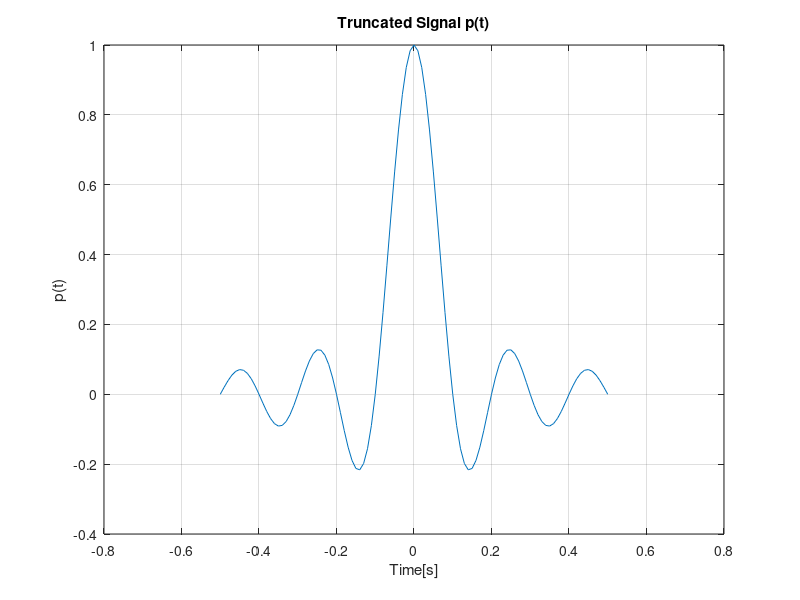
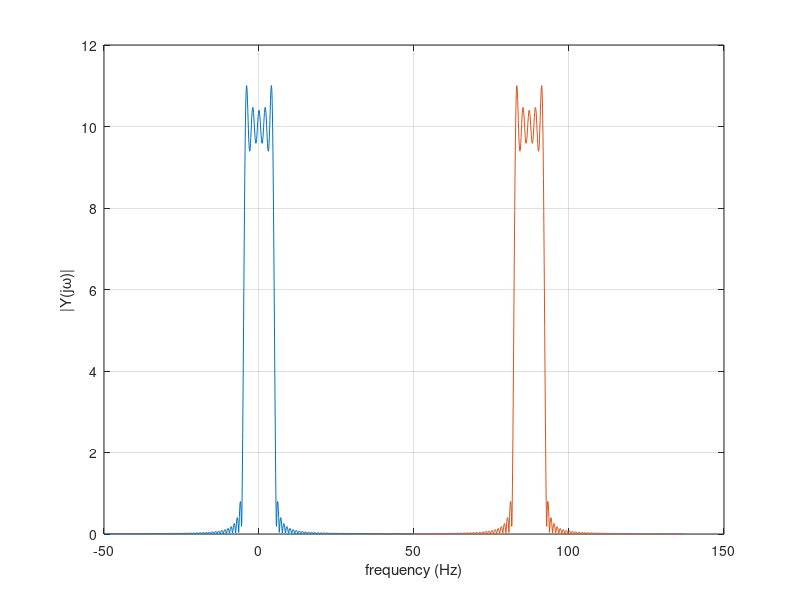
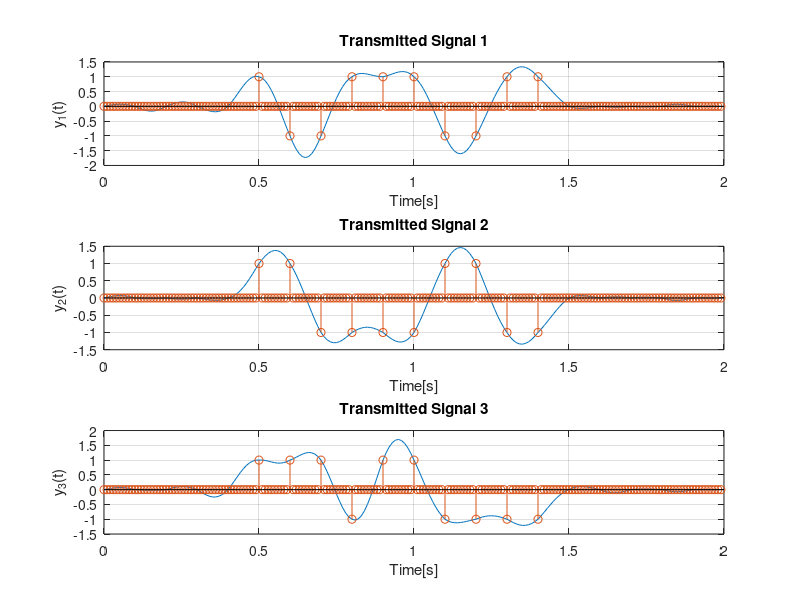

The MATLAB script that drew these images, in order: (Note: this script raises an error after producing the figures.)
% Case Study 2
% Leandre Pestcoe and Julianne Wegmann
% ESE 351: Signals and Systems
% Created on: 4/20/21, Last Edited on: 4/26/21

%% Define Pulse Shape p(t)
Ts = 0.1; %symbol period (rate 1/Ts)
dt = 0.01; %sample period
w = 5*Ts; %width
t = -w:dt:w; %time vector
fs = 1/dt; %sample frequency

%sinc
sinc_p_t = sinc(t/Ts); %define sinc

%triangular pulse
triang_p_t = tripuls(t,w*2);

%decide which signal to use for simulation
p_t = sinc_p_t;

figure, plot(t,p_t), grid on;
xlabel('Time[s]'), ylabel('p(t)'), title('Truncated Signal p(t)')

%% Nyquist Criteria

Nfft = 1024; %length of fft
f1 = (-fs/2:fs/Nfft:(fs/2));
f2 = (fs-2*pi/Ts:fs/Nfft:fs+(2*pi/Ts));
fft_signal = abs(fft(p_t,Nfft));
fft_signal1 = [fft_signal((length(fft_signal)/2)+1:end), fft_signal(1:(length(fft_signal)/2))];

figure
plot(f1(1:length(fft_signal1)),fft_signal1), grid on;
hold on
plot(f2(1:length(fft_signal1)),fft_signal1), grid on;
xlabel('frequency (Hz)'), ylabel('|Y(j\omega)|');

%% Random Bit Message/Noise-free PAM Signal y(t)

%define bit messages
N = 10; %number of bits
bits1 = 2*((rand(1,N)>0.5)-0.5);
bits2 = 2*((rand(1,N)>0.5)-0.5);
bits3 = 2*((rand(1,N)>0.5)-0.5);

%spacing out bits
xn1 = zeros(1,N*(Ts/dt));
xn2 = zeros(1,N*(Ts/dt));
xn3 = zeros(1,N*(Ts/dt));

for i=1:length(bits1)
    xn1((i-1)*(Ts/dt)+1)=bits1(i);
end
for i=1:length(bits2)
    xn2((i-1)*(Ts/dt)+1)=bits2(i);
end
for i=1:length(bits3)
    xn3((i-1)*(Ts/dt)+1)=bits3(i);
end

%compute individual CT transmitted signals
y_t1 = conv(xn1,p_t);
y_t2 = conv(xn2,p_t);
y_t3 = conv(xn3,p_t);

t = (0:length(y_t1)-1)*dt; %define new time vector

%shift xn so lines up with y(t) on graph
x_new1 = zeros(1,length(y_t1));
x_new1((length(p_t)+1)/2:(length(xn1)+(length(p_t)+1)/2)-1) = xn1;
x_new2 = zeros(1,length(y_t2));
x_new2((length(p_t)+1)/2:(length(xn2)+(length(p_t)+1)/2)-1) = xn2;
x_new3 = zeros(1,length(y_t3));
x_new3((length(p_t)+1)/2:(length(xn3)+(length(p_t)+1)/2)-1) = xn3;

figure();
subplot(3,1,1), plot(t,y_t1), grid on;
hold on
stem(t,x_new1);
title('Transmitted Signal 1'),xlabel('Time[s]'),ylabel('y_1(t)');
subplot(3,1,2), plot(t,y_t2), grid on;
hold on
stem(t,x_new2);
title('Transmitted Signal 2'),xlabel('Time[s]'),ylabel('y_2(t)');
subplot(3,1,3), plot(t,y_t3), grid on;
hold on
stem(t,x_new3);
title('Transmitted Signal 3'),xlabel('Time[s]'),ylabel('y_3(t)');


%% Text Message and Noise-free PAM Signal y(t)

message1 = 'Case study 2 rocks!';
bits1 = str2num(reshape(dec2bin(message1)',1,[])');
for i = 1:length(bits1)
    if bits1(i)==0
        bits1(i)=-1;
    end
end

message2 = 'Signals and systems';
bits2 = str2num(reshape(dec2bin(message2)',1,[])');
for i = 1:length(bits2)
    if bits2(i)==0
        bits2(i)=-1;
    end
end

message3 = 'Systems engineering';
bits3 = str2num(reshape(dec2bin(message3)',1,[])');
for i = 1:length(bits3)
    if bits3(i)==0
        bits3(i)=-1;
    end
end

xn1 = zeros(1,length(bits1)*(Ts/dt));
xn2 = zeros(1,length(bits2)*(Ts/dt));
xn3 = zeros(1,length(bits3)*(Ts/dt));

for i=1:length(bits1)
    xn1((i-1)*(Ts/dt)+1)=bits1(i);
end
for i=1:length(bits2)
    xn2((i-1)*(Ts/dt)+1)=bits2(i);
end
for i=1:length(bits3)
    xn3((i-1)*(Ts/dt)+1)=bits3(i);
end

y_t1 = conv(xn1, p_t);
y_t2 = conv(xn2, p_t);
y_t3 = conv(xn3, p_t);

%make sure all of the signals are same length
if length(y_t1)>length(y_t2)
    y_t2 = [y_t2,zeros(1,length(y_t1)-length(y_t2))];
    if length(y_t2)>length(y_t3)
        y_t3 = [y_t3,zeros(1,length(y_t2)-length(y_t3))];
    else
        y_t2 = [y_t2,zeros(1,length(y_t3)-length(y_t2))];
    end
else
    y_t1 = [y_t1,zeros(1,length(y_t2)-length(y_t1))];
    if length(y_t1)>length(y_t3)
        y_t3 = [y_t3,zeros(1,length(y_t1)-length(y_t3))];
    else
        y_t1 = [y_t1,zeros(1,length(y_t3)-length(y_t1))];
    end
end

N = length(y_t1)/(Ts/dt)-(Ts/dt);
t = (0:length(y_t1)-1)*dt; %define new time vector

%shift x so lines up with y(t) on graph
x_new1 = zeros(1,length(y_t1));
x_new1((length(p_t)+1)/2:(length(xn1)+(length(p_t)+1)/2)-1) = xn1;
x_new2 = zeros(1,length(y_t2));
x_new2((length(p_t)+1)/2:(length(xn2)+(length(p_t)+1)/2)-1) = xn2;
x_new3 = zeros(1,length(y_t3));
x_new3((length(p_t)+1)/2:(length(xn3)+(length(p_t)+1)/2)-1) = xn3;

figure();
subplot(3,1,1), plot(t,y_t1), grid on;
hold on
stem(t,x_new1);
title('Transmitted Signal 1'),xlabel('Time[s]'),ylabel('y_1(t)');
subplot(3,1,2), plot(t,y_t2), grid on;
hold on
stem(t,x_new2);
title('Transmitted Signal 2'),xlabel('Time[s]'),ylabel('y_2(t)');
subplot(3,1,3), plot(t,y_t3), grid on;
hold on
stem(t,x_new3);
title('Transmitted Signal 3'),xlabel('Time[s]'),ylabel('y_3(t)');

%% Signal Modulation (Up-Conversion)
wc20 = 2*pi*20; %20 Hz modulation
mod_signal20 = y_t1.*cos(wc20*t);

wc30 = 2*pi*30; %30 Hz modulation
mod_signal30 = y_t2.*cos(wc30*t);

wc40 = 2*pi*40; %40 Hz modulation
mod_signal40 = y_t3.*cos(wc40*t);

mod_signal = mod_signal20+mod_signal30+mod_signal40;

%plot the combined modulated signal
figure
subplot(2,1,1), plot(mod_signal), grid on;
xlabel('Time[s]'), ylabel('y(t)cos(wc*t)'), title('Modulated Signal with Three Messages')

f = (0:length(mod_signal)/2)*fs/length(mod_signal);
XV = fft(mod_signal);
P2 = abs(XV/length(mod_signal));
P1 = P2(1:length(mod_signal)/2+1);
P1(2:end-1) = 2*P1(2:end-1);
subplot(2,1,2),plot(f,P1);
xlabel('Frequency[Hz]')
ylabel('|Y(j\omega)|')

%plot three signals separately
figure
sgtitle('Individual Modulated Signals');
subplot(2,3,1),plot(mod_signal20),title('Message 1'),grid on;
f = (0:length(mod_signal20)/2)*fs/length(mod_signal20);
XV = fft(mod_signal20);
P2 = abs(XV/length(mod_signal20));
P1 = P2(1:length(mod_signal20)/2+1);
P1(2:end-1) = 2*P1(2:end-1);
subplot(2,3,4),plot(f,P1),title('Modulated at 20Hz'),xlabel('Frequency[Hz]'),ylabel('|Y(j\omega)|'),grid on;

subplot(2,3,2),plot(mod_signal30),title('Message 2'),grid on;
f = (0:length(mod_signal30)/2)*fs/length(mod_signal30);
XV = fft(mod_signal30);
P2 = abs(XV/length(mod_signal30));
P1 = P2(1:length(mod_signal30)/2+1);
P1(2:end-1) = 2*P1(2:end-1);
subplot(2,3,5),plot(f,P1),title('Modulated at 30Hz'),xlabel('Frequency[Hz]'),ylabel('|Y(j\omega)|'),grid on;

subplot(2,3,3),plot(mod_signal40),title('Message 3'),grid on;
f = (0:length(mod_signal40)/2)*fs/length(mod_signal40);
XV = fft(mod_signal40);
P2 = abs(XV/length(mod_signal40));
P1 = P2(1:length(mod_signal40)/2+1);
P1(2:end-1) = 2*P1(2:end-1);
subplot(2,3,6),plot(f,P1),title('Modulated at 40Hz'),xlabel('Frequency[Hz]'),ylabel('|Y(j\omega)|'),grid on;


%% Noisy Recieved Signal r(t)
sigma = 0.4;
n_t = sigma*randn(1,length(mod_signal));
r_t = mod_signal + n_t;

figure();
plot(r_t);
title('Received Signal r(t)');
xlabel('Time[s]');
ylabel('Amplitude');

%% Signal Demodulation (Down-Conversion)

demod_signal20 = r_t.*cos(wc20*t);
demod_signal30 = r_t.*cos(wc30*t);
demod_signal40 = r_t.*cos(wc40*t);

%plot demod_signal20
figure
sgtitle('Individual Demodulated Signals');
subplot(2,3,1), plot(demod_signal20), grid on;
xlabel('Time[s]'), ylabel('x_r(t)'), title('Message 1')

f = (0:length(demod_signal20)/2)*fs/length(demod_signal20);
XV = fft(demod_signal20);
P2 = abs(XV/length(demod_signal20));
P1 = P2(1:length(demod_signal20)/2+1);
P1(2:end-1) = 2*P1(2:end-1);
subplot(2,3,4),plot(f,P1),title('Demodulated at 20 Hz'),xlabel('Frequency[Hz]'),ylabel('|X_r(j\omega)|'),grid on;

%plot demod_signal30
subplot(2,3,2), plot(demod_signal30), grid on;
xlabel('Time[s]'), ylabel('x_r(t)'), title('Message 2')

f = (0:length(demod_signal30)/2)*fs/length(demod_signal30);
XV = fft(demod_signal30);
P2 = abs(XV/length(demod_signal30));
P1 = P2(1:length(demod_signal30)/2+1);
P1(2:end-1) = 2*P1(2:end-1);
subplot(2,3,5),plot(f,P1),title('Demodulated at 30 Hz'),xlabel('Frequency[Hz]'),ylabel('|X_r(j\omega)|'),grid on;

%plot demod_signal40
subplot(2,3,3), plot(demod_signal40), grid on;
xlabel('Time[s]'), ylabel('x_r(t)'), title('Message 3')

f = (0:length(demod_signal40)/2)*fs/length(demod_signal40);
XV = fft(demod_signal40);
P2 = abs(XV/length(demod_signal40));
P1 = P2(1:length(demod_signal40)/2+1);
P1(2:end-1) = 2*P1(2:end-1);
subplot(2,3,6),plot(f,P1),title('Demodulated at 40 Hz'),xlabel('Frequency[Hz]'),ylabel('|X_r(j\omega)|'),grid on;


%% Lowpass Filter
R = 1000;
C = 2*10^(-6);
T = 0.002;
f = 44100;
delta_t = 1/f;

filter_low = filter(delta_t/T,[(R*C)/delta_t 1-((R*C)/delta_t)], demod_signal20);

figure();
plot(filter_low);

%% Matched Filter Receiver

%generate z(t)
xn_tilda1 = zeros(1,length(bits1));
xn_tilda2 = zeros(1,length(bits2));
xn_tilda3 = zeros(1,length(bits3));
p_neg = p_t(end:-1:1);
z_t1 = conv(demod_signal20,p_neg);
z_t2 = conv(demod_signal30,p_neg);
z_t3 = conv(demod_signal40,p_neg);

%generate estimate xn_tilda
for j=1:length(xn_tilda1)
   if z_t1((j-1)*(Ts/dt)+1+(length(p_t)+1))<=0
       xn_tilda1(j)=-1;
   else
       xn_tilda1(j)=1;
   end
end
for j=1:length(xn_tilda2)
   if z_t2((j-1)*(Ts/dt)+1+(length(p_t)+1))<=0
       xn_tilda2(j)=-1;
   else
       xn_tilda2(j)=1;
   end
end
for j=1:length(xn_tilda3)
   if z_t3((j-1)*(Ts/dt)+1+(length(p_t)+1))<=0
       xn_tilda3(j)=-1;
   else
       xn_tilda3(j)=1;
   end
end

%space out xn_tilda
xn_spaced1 = zeros(1,N*(Ts/dt));
for i=1:length(xn_tilda1)
    xn_spaced1((i-1)*(Ts/dt)+1)=xn_tilda1(i);
end
xn_spaced2 = zeros(1,N*(Ts/dt));
for i=1:length(xn_tilda2)
    xn_spaced2((i-1)*(Ts/dt)+1)=xn_tilda2(i);
end
xn_spaced3 = zeros(1,N*(Ts/dt));
for i=1:length(xn_tilda3)
    xn_spaced3((i-1)*(Ts/dt)+1)=xn_tilda3(i);
end

%shift xn_spaced
xn_spaced_new1 = zeros(1,length(z_t1));
xn_spaced_new1((2*length(p_t)+1)/2:(length(xn_spaced1)+(2*length(p_t)+1)/2)-1) = xn_spaced1;
xn_spaced_new2 = zeros(1,length(z_t2));
xn_spaced_new2((2*length(p_t)+1)/2:(length(xn_spaced2)+(2*length(p_t)+1)/2)-1) = xn_spaced2;
xn_spaced_new3 = zeros(1,length(z_t3));
xn_spaced_new3((2*length(p_t)+1)/2:(length(xn_spaced3)+(2*length(p_t)+1)/2)-1) = xn_spaced3;

%calculate error rate
incorrect_count1 = 0;
for j=1:length(xn_tilda1)
    if bits1(j)~=xn_tilda1(j)
        incorrect_count1 = incorrect_count1+1;
    end
end
error1 = incorrect_count1/length(bits1);
incorrect_count2 = 0;
for j=1:length(xn_tilda2)
    if bits2(j)~=xn_tilda2(j)
        incorrect_count2 = incorrect_count2+1;
    end
end
error2 = incorrect_count2/length(bits2);
incorrect_count3 = 0;
for j=1:length(xn_tilda3)
    if bits3(j)~=xn_tilda3(j)
        incorrect_count3 = incorrect_count3+1;
    end
end
error3 = incorrect_count3/length(bits3);

t_new = (0:length(z_t1)-1)*dt; %define new time vector

figure();
sgtitle('Original Bit Messages vs. Estimates');
subplot(3,1,1),stem(bits1);
hold on;
stem(xn_tilda1);
title('Message 1'),legend('bits','xn tilda');
subplot(3,1,2),stem(bits2);
hold on;
stem(xn_tilda2);
title('Message 2'),legend('bits','xn tilda');
subplot(3,1,3),stem(bits3);
hold on;
stem(xn_tilda3);
title('Message 3'),legend('bits','xn tilda');

figure();
sgtitle('Recovered Individual Signals');
subplot(3,1,1),plot(t_new,z_t1),title('Message 1'),ylabel('z_1(t)'),xlabel('Time[s]');
hold on
stem(t_new,xn_spaced_new1);
subplot(3,1,2),plot(t_new,z_t2),title('Message 2'),ylabel('z_2(t)'),xlabel('Time[s]');
hold on
stem(t_new,xn_spaced_new2);
subplot(3,1,3),plot(t_new,z_t3),title('Message 3'),ylabel('z_3(t)'),xlabel('Time[s]');
hold on
stem(t_new,xn_spaced_new3);

%% Recover Text Message
for i = 1:length(xn_tilda1)
    if xn_tilda1(i)==-1
        xn_tilda1(i)=0;
    end
end
messageOut1 = char(bin2dec(num2str(reshape(xn_tilda1,7,[])')))';

for i = 1:length(xn_tilda2)
    if xn_tilda2(i)==-1
        xn_tilda2(i)=0;
    end
end
messageOut2 = char(bin2dec(num2str(reshape(xn_tilda2,7,[])')))';

for i = 1:length(xn_tilda3)
    if xn_tilda3(i)==-1
        xn_tilda3(i)=0;
    end
end
messageOut3 = char(bin2dec(num2str(reshape(xn_tilda3,7,[])')))';

disp(messageOut1);
disp(messageOut2);
disp(messageOut3);

%% Noise Levels and Error Rates

%random bit message
error1 = [0,0,0,0,0,0,0,0,.1,.1,.1];
error2 = [0,0,0,0,0,0,0,0,0,0,0];
error3 = [0,0,0,0,0,0,0,0,.1,.1,.1];

sigma = (0:0.1:1);

figure,plot(sigma,error1);
hold on
plot(sigma,error2);
hold on
plot(sigma,error3);
legend('1','2','3');


%%


error = zeros(1,N+1);
index = 1;
for i = 0:0.1:1
    sigma = i;
    n = sigma*randn(1,length(mod_signal));
    r = y(1:length(t))+n(1:length(t)); 
    xn_tilda_matched = ones(1,length(t));
    p_neg = p(end:-1:1);
    z = conv(r,p_neg);
    for j=1:length(xn_tilda1)
        if z_t1((j-1)*(Ts/dt)+1+(length(p_t)+1))<=0
            xn_tilda1(j)=-1;
        else
            xn_tilda1(j)=1;
        end
    end
    %calculate error rate for matched filter
    incorrect_count = 0;
    for j=1:length(bits1)
        if bits1(j)~=xn_tilda1(j)
            incorrect_count = incorrect_count+1;
        end
    end
    error(index) = incorrect_count/length(y);  
    index = index+1;
end

figure();
plot(sigma_vector,error_matched);
title('Sigma Value vs. Error Rate for Matched Filter');
xlabel('Sigma Value');
ylabel('Error Rate');
